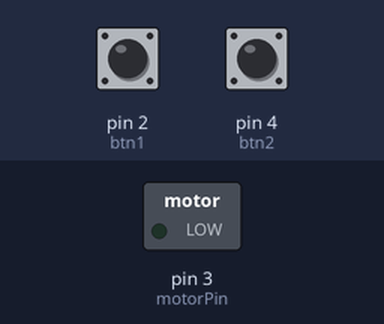
The sketch below on a simulated Arduino Uno, built with avr-gcc and run on an emulated ATmega328P. Shown: switched loads named in the sketch (green lamp = pin HIGH). Dashed ring = blinking. Inputs (shaded band) come from the test bench; at power-on: pin 2 (btn1) LOW, pin 4 (btn2) LOW.

Above: at 1.2 s.
1.3 s: pin 2 (btn1) pulled HIGH for 0.15 s
At 1.8 s:
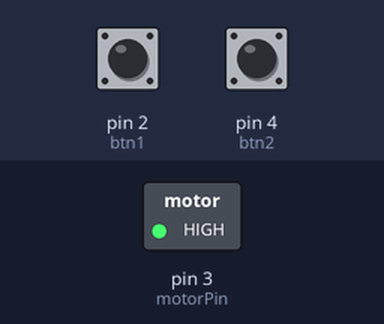
4.4 s: pin 2 (btn1) pulled HIGH for 1 s
At 8.1 s:
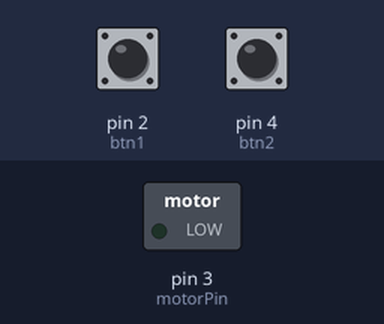
8.4 s: pin 2 (btn1) pulled HIGH for 3.2 s
At 12.0 s:
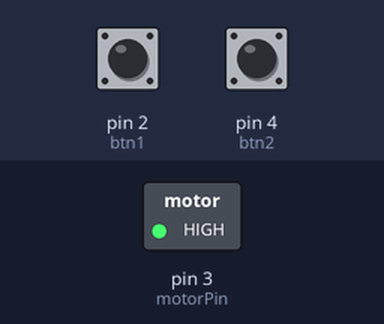
Timing chart, 0 to 14.6 s (numbered marks = the images above; inputs shaded):
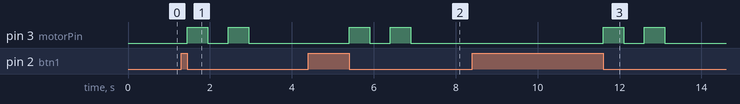

The sketch:

GuidingCane.ino
```cpp
/*
 * Code for vibration motor for the guiding cane project.
 * Vibrating motor pulses to communicate with user:
 *
 * A small vibration warning happens before each turn
 *
 * 1 pulse = turn right
 * 2 pulses = turn left
 * 3 pulses = stop
 *
 * The user uses buttons to give signals:
 *
 * btn1 = turn left
 * btn2 = turn right
 * btn1 and btn2 pressed simultaneously = stop
 */

//init where pins are
const int motorPin = 3; //or any other PWM pin
const int btn1 = 2; //button for left
const int btn2 = 4; //button for right

//direction - 0 is forward, 1 is right, 2 is left, 3 is stopped
int left = 0;
int right = 0;
int dir = 0;

void setup()
{
  pinMode(motorPin, OUTPUT);
  pinMode(btn1, INPUT);
  pinMode(btn1, INPUT);
}

void loop()
{
  // read the state of the pushbutton value:
  left = digitalRead(btn1);
  right = digitalRead(btn2);
  //while loop to make pressing both buttons easier
  int counter = 0;
  while (left == 1 || right == 1){
    left = digitalRead(btn1);
    right = digitalRead(btn2);
    counter += 1;
    if (counter >= 100){ //at least 100 loops to trigger other button
      if (left == 1 && right == 1){
        dir = 3;
        left = 0;
        right = 0;
      }
      else{
        if (right == 1){
          dir = 1;
        }else if (left == 1){
          dir = 2;
        }
      }
    }
  }

  if (dir == 1){
    turnRight();
  }else if (dir == 2){
    turnLeft();
  }else if (dir == 3){
    stopping();
  }
  dir = 0;
  left = 0;
  right = 0;
}

/*
 * Turning right, pulses motor once
 */
void turnRight(){
  digitalWrite(motorPin, HIGH); //vibrate
  delay(500);  // on .5 seconds
  digitalWrite(motorPin, LOW);  //stop vibrating
  delay(2000  );
}

/*
 * Turning left, pulses motor twice
 */
void turnLeft(){
  digitalWrite(motorPin, HIGH); //vibrate
  delay(500);  // on .5 seconds
  digitalWrite(motorPin, LOW);  //stop vibrating
  delay(500);
  digitalWrite(motorPin, HIGH); //vibrate
  delay(500);  // on .5 seconds
  digitalWrite(motorPin, LOW);  //stop vibrating
  delay(2000);
}

/*
 * Stopping, pulses motor three times
 */
void stopping(){
  digitalWrite(motorPin, HIGH); //vibrate
  delay(500);  // on .5 seconds
  digitalWrite(motorPin, LOW);  //stop vibrating
  delay(500);
  digitalWrite(motorPin, HIGH); //vibrate
  delay(500);  // on .5 seconds
  digitalWrite(motorPin, LOW);  //stop vibrating
  delay(500);
  digitalWrite(motorPin, HIGH); //vibrate
  delay(500);  // on .5 seconds
  digitalWrite(motorPin, LOW);  //stop vibrating
  delay(2000);
}
```

Measured:
- after the input at 1.3 s, pin 3 (motorPin): alternates HIGH for 0.50 s and LOW for 0.50 s, 4 changes in all, then stays LOW, starting after 0.15 s
- after the input at 4.4 s, pin 3 (motorPin): alternates HIGH for 0.50 s and LOW for 0.50 s, 4 changes in all, then stays LOW, starting after 1.0 s
- after the input at 8.4 s, pin 3 (motorPin): alternates HIGH for 0.50 s and LOW for 0.50 s, 4 changes in all, then stays LOW, starting after 3.2 s
